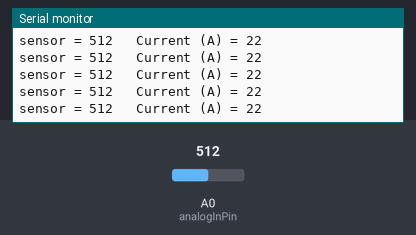
Simulated run of this sketch. Board: Arduino Uno, built with avr-gcc and run on an emulated ATmega328P. On the bench: the last lines printed to the serial monitor. The test bench sets the inputs (shaded band); at power-on: A0 (analogInPin) = 512.

Above: at 1.2 s.
1.3 s: A0 (analogInPin) set to 185
At 2.4 s:
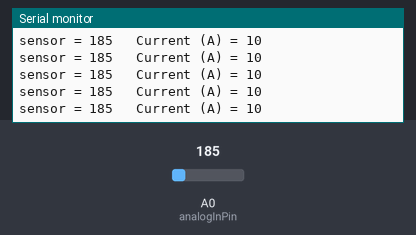
4.3 s: A0 (analogInPin) set to 162
At 4.9 s:
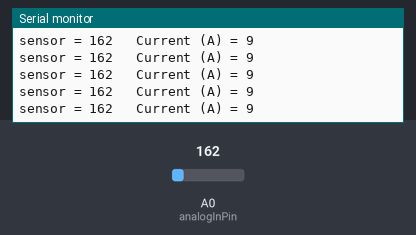
13.3 s: A0 (analogInPin) set to 106
At 13.9 s:
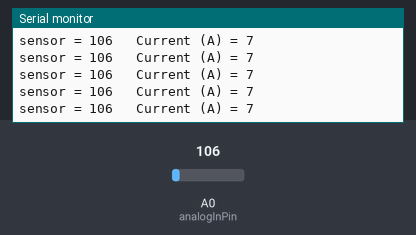
14.8 s: A0 (analogInPin) set to 95
At 15.6 s:
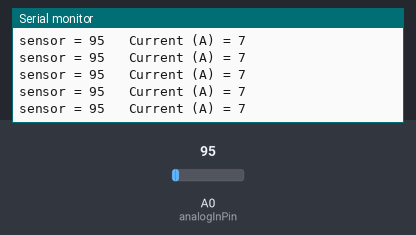
Timing chart, 0 to 17.3 s (numbered marks = the images above; inputs shaded):
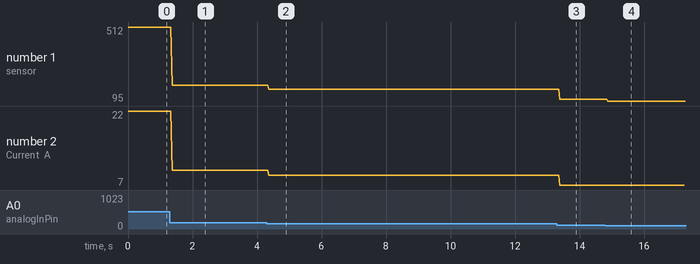

The sketch:

VoltageRead2.ino
```cpp
int analogInPin = A0; // Analog input pin that the carrier board OUT is connected to
int sensorValue = 0; // value read from the carrier board
int outputValue = 0; // output in milliamps

void setup() { // initialize serial communications at 9600 bps:
Serial.begin(9600); }

void loop() {
// read the analog in value:
sensorValue = analogRead(analogInPin);

// convert to milli amps
outputValue = ((((long)sensorValue * 5000 / 1024) + 500 ) * 1000/ 133)/1000;


 /* sensor outputs about 100 at rest. Analog read produces a value of 0-1023, equating to 0v to 5v.
 "((long)sensorValue * 5000 / 1024)" is the voltage on the sensor's output in millivolts.
 There's a 500mv offset to subtract. The unit produces 133mv per amp of current.*/

 // print the results to the serial monitor:
 Serial.print("sensor = " );
Serial.print(sensorValue);
Serial.print("\t Current (A) = ");
Serial.println(outputValue);

 // wait 10 milliseconds before the next loop
 // for the analog-to-digital converter to settle // after the last reading:
 delay(10); }
```

Measured:
- after the input at 1.3 s, the serial monitor: prints a new line after 0.06 s (image 1)
- after the input at 4.3 s, the serial monitor: prints a new line after 0.06 s (image 2)
- after the input at 13.3 s, the serial monitor: prints a new line after 0.09 s (image 3)
- after the input at 14.8 s, the serial monitor: prints a new line after 0.07 s (image 4)
- plotted number 1: 512 → 185 after the input at 1.3 s, 185 → 162 after the input at 4.3 s, 162 → 106 after the input at 13.3 s, 106 → 95 after the input at 14.8 s
- plotted number 2: 22 → 10 after the input at 1.3 s, 10 → 9 after the input at 4.3 s, 9 → 7 after the input at 13.3 s
